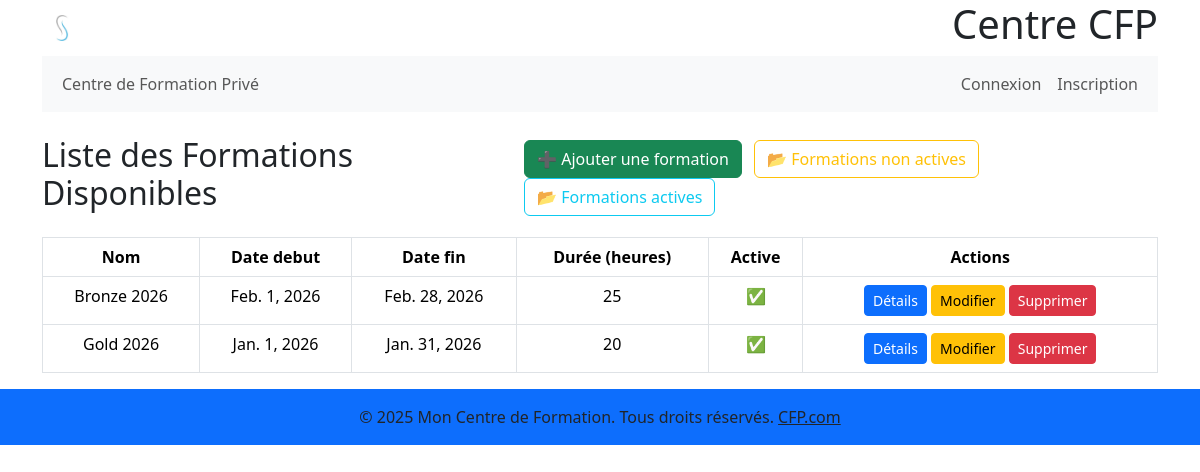
Page /formations/ on the committed database.
### gestion_formations/models.py (models this page shows, shortened)
class Formation(models.Model):  # cours
    nom = models.CharField(
        max_length=255, verbose_name=_("Nom de la formation"))
    description = models.TextField(
        blank=True, null=True, verbose_name=_("Description"))
    duree_heures = models.PositiveIntegerField(blank=True, null=True, verbose_name=_(
        "Durée totale en heures"))  # Durée totale estimée de la formation
    objectifs = models.TextField(
        blank=True, null=True, verbose_name=_("Objectifs"))
    prerequis = models.TextField(
        blank=True, null=True, verbose_name=_("Prérequis"))
    est_active = models.BooleanField(
        default=True, verbose_name=_("Est active"))
    date_debut_formation = models.DateField(
        blank=True,
        null=True,
        verbose_name=_("Date de début de la formation")
    )
    date_fin_formation = models.DateField(
        blank=True,
        null=True,
        verbose_name=_("Date de fin de la formation")
    )
    class Meta:
        verbose_name = _("Formation")
        verbose_name_plural = _("Formations")

### gestion_formations/views.py (the view)
# urls.py: path('', views.formation_list, name='formation_list'),
def formation_list(request):
    formations = Formation.objects.filter(est_active=True).order_by('nom')
    search_query = request.GET.get('search', '')
    if search_query:
        formations = formations.filter(
            Q(nom__icontains=search_query) |
            Q(description__icontains=search_query) |
            Q(objectifs__icontains=search_query)
        )
    paginator = Paginator(formations, 5)
    page_number = request.GET.get('page')
    formations_page = paginator.get_page(page_number)
    context = {
        'formations': formations_page,
        'titre_page': 'Liste des formations disponibles',
        'search_query': search_query,
    }
    return render(request, 'gestion_formations/formation_list.html', context)

### gestion_formations/templates/gestion_formations/formation_list.html
{% extends 'base.html' %} {% block content %}
  <div class="container mt-4">
    <div class="d-flex justify-content-between align-items-center mb-3">
      <h2>Liste des Formations Disponibles</h2>
      <div>
        <a href="{% url 'gestion_formations:formation_create' %}" class="btn btn-success me-2">➕ Ajouter une formation</a>
        <a href="{% url 'gestion_formations:formation_inactive_list' %}" class="btn btn-outline-warning">📂 Formations non actives</a>
        <a href="{% url 'gestion_formations:formation_list' %}" class="btn btn-outline-info">📂 Formations actives</a>
      </div>
    </div>
    <table class="table table-bordered" style="text-align:center">
      <thead>
        <tr>
          <th>Nom</th>
          <th>Date debut</th>
          <th>Date fin</th>
          <th>Durée (heures)</th>
          <th>Active</th>
          <th>Actions</th>
        </tr>
      </thead>
      <tbody>
        {% for formation in formations %}
          <tr>
            <td>{{ formation.nom }}</td>
            <td>{{ formation.date_debut_formation }}</td>
            <td>{{ formation.date_fin_formation }}</td>
            <td>{{ formation.duree_heures }}</td>
            <td>
              {% if formation.est_active %}
                ✅
              {% else %}
                ❌
              {% endif %}
            </td>
            <td>
              <a href="{% url 'gestion_formations:formation_detail' formation.pk %}" class="btn btn-primary btn-sm">Détails</a>
              <a href="{% url 'gestion_formations:formation_update' formation.pk %}" class="btn btn-warning btn-sm">Modifier</a>
              <a href="{% url 'gestion_formations:formation_delete' formation.pk %}" class="btn btn-danger btn-sm">Supprimer</a>
            </td>
          </tr>
        {% empty %}
          <tr>
            <td colspan="4" class="text-center">Aucune formation trouvée.</td>
          </tr>
        {% endfor %}
      </tbody>
    </table>
  </div>
{% endblock %}

### rows in the picture
Formation: nom "Bronze 2026", date_debut_formation "Feb. 1, 2026", date_fin_formation "Feb. 28, 2026", duree_heures "25"
Formation: nom "Gold 2026", date_debut_formation "Jan. 1, 2026", date_fin_formation "Jan. 31, 2026", duree_heures "20"
